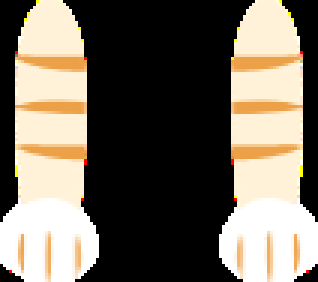
#> input picture src/happy_breeder/happy_breeder_app/static/imgs/cats/leg/L1.png, 106 x 94 px (shown 3 times larger)
$ python script.py
#> lines starting #> are read from the running program, lines starting #| are printed output that depends on the picture
import cv2
import numpy as np
import os

def add(img1, img2, x, y):
	new_x = max(x + img2.shape[0], img1.shape[0])
	new_y = max(y + img2.shape[0], img1.shape[1])
	new_img = np.zeros((new_x, new_y, 4))
	new_img[0:img1.shape[0], 0:img1.shape[1]] = img1

	for i in range(img2.shape[0]):
		for j in range(img2.shape[1]):
			if x + i < img1.shape[0] and y + j < img1.shape[1]:
				alpha1 = img1[x + i, y + j, 3] / 255
				alpha2 = img2[i, j, 3] / 255
				alpha = alpha1 + alpha2 - alpha1 * alpha2
				new_img[x + i, y + j, 0:3] = (img1[x + i, y + j, 0:3] * alpha1 * (1 - alpha2) + img2[i, j, 0:3] * alpha2) / alpha
				new_img[x + i, y + j, 3] = alpha * 255
			else:
				new_img[x + i, y + j] = img2[i, j]

	return new_img

def enlarge_wing(img):
	new_img = np.zeros((img.shape[0] + 30, img.shape[1], 4))
	new_img[30:30 + img.shape[0]] = img
	return new_img

# def enlarge_wing(img):
# 	new_img = np.zeros((360, img.shape[1], 4))
# 	new_img[160:160 + img.shape[1]] = img
# 	return new_img

def add_eye(types, body, eyeL, eyeR):
	sche = {"B1": [(88, 70), (88, 165)], "B2": [(88, 70), (88, 165)], "B3": [(118, 70), (118, 165)], "B4": [(98, 70), (98, 165)], "B5": [(93, 70), (93, 165)]}
	new_img = add(body, eyeL, sche[types][0][0], sche[types][0][1])
	new_img = add(new_img, eyeR, sche[types][1][0], sche[types][1][1])
	return new_img

def add_wing(types, body, wing):
	new_img = add(wing, body, 0, 34)
	return new_img

def add_leg(types, body, leg):
	sche = {"B1": (290, 112), "B2": (290, 112), "B3": (320, 112), "B4": (290, 112), "B5": (290, 112)}
	new_img = add(body, leg, sche[types][0], sche[types][1])
	return new_img

# [39 lines of commented-out code are left out]

l1 = cv2.imread('./leg/L1.png', -1)
#> l1 is the input picture: shape (94, 106, 4); mean B, G, R, A 93.5, 105.9, 114.1, 103
l2 = cv2.imread('./leg/L2.png', -1)
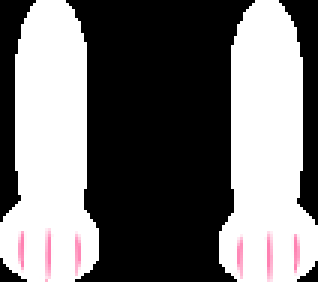
#> input picture src/happy_breeder/happy_breeder_app/static/imgs/cats/leg/L2.png, 106 x 94 px (shown 3 times larger)
#> l2 is the input picture: shape (94, 106, 4); mean B, G, R, A 115.3, 114.7, 116.2, 101.9
l3 = cv2.imread('./leg/L3.png', -1)
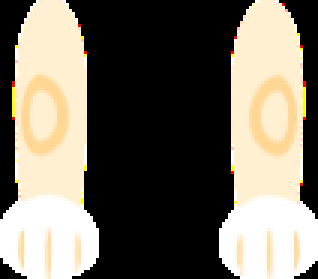
#> input picture src/happy_breeder/happy_breeder_app/static/imgs/cats/leg/L3.png, 106 x 93 px (shown 3 times larger)
#> l3 is the input picture: shape (93, 106, 4); mean B, G, R, A 98.9, 111, 117.2, 102.2
l4 = cv2.imread('./leg/L4.png', -1)
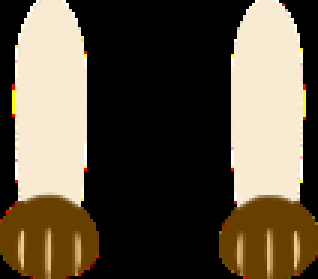
#> input picture src/happy_breeder/happy_breeder_app/static/imgs/cats/leg/L4.png, 106 x 93 px (shown 3 times larger)
#> l4 is the input picture: shape (93, 106, 4); mean B, G, R, A 64.5, 82.2, 92.7, 102.2
l5 = cv2.imread('./leg/L5.png', -1)
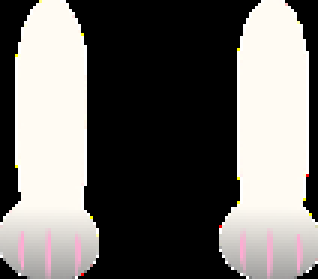
#> input picture src/happy_breeder/happy_breeder_app/static/imgs/cats/leg/L5.png, 106 x 93 px (shown 3 times larger)
#> l5 is the input picture: shape (93, 106, 4); mean B, G, R, A 104.7, 107.5, 110, 103

leg = [l1, l2, l3, l4, l5]

# # cv2.imwrite("./test1.png", add(body, l1, 320, 112))

for root, path, files in os.walk("./new_temp"):
	for file in files:
		temp = file.split(".")
		types = file[4:6]
		body = cv2.imread(root + "/" + file, -1)
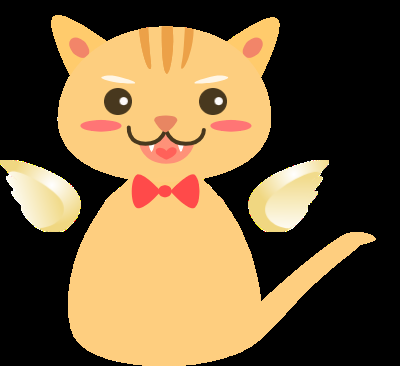
#> input picture src/happy_breeder/happy_breeder_app/static/imgs/cats/new_temp/L1R1B1W4.png, 400 x 366 px
#> body is the input picture: shape (366, 400, 4); mean B, G, R, A 61.3, 95.6, 119, 119.5
		for i in range(len(leg)):
			cv2.imwrite("./" + temp[0] + "S" + str(i + 1) + ".png", add_leg(types, body, leg[i]))
#> this loop made 5 passes
#> pass 1, `cv2.imwrite("./" + temp[0] + "S" + str(i + 1) + ".png", add_leg(types,..`:
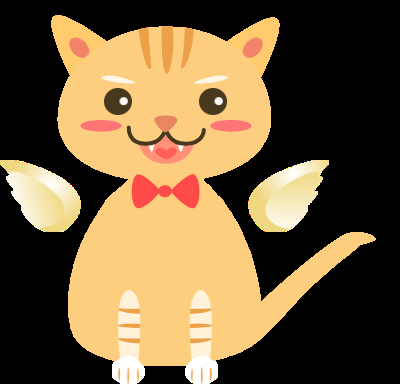
#> saved as L1R1B1W4S1.png: shape (384, 400, 4); mean B, G, R, A 61.6, 93.5, 115.4, 115.8
#> pass 2, `cv2.imwrite("./" + temp[0] + "S" + str(i + 1) + ".png", add_leg(types,..`:
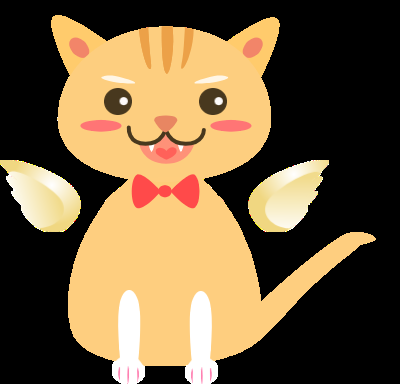
#> saved as L1R1B1W4S2.png: shape (384, 400, 4); mean B, G, R, A 62.8, 94, 115.5, 115.7
